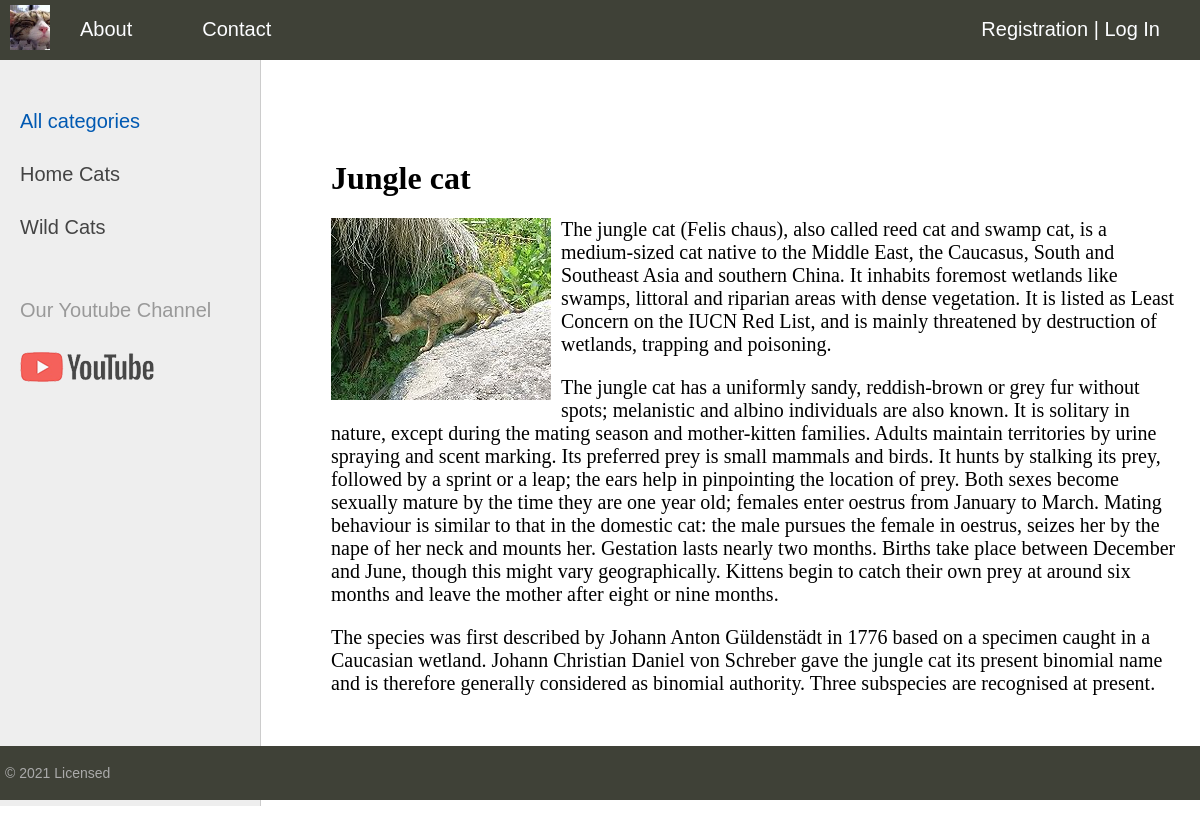
Screenshot of /post/jungle_cat/ with the database file from the repository.
### blog/models.py (models this page shows, shortened)
class Category(models.Model):
    name = models.CharField(max_length=100, db_index=True, verbose_name="Category")
    slug = models.SlugField(max_length=255, unique=True, db_index=True, verbose_name="URL")
    def get_absolute_url(self):
        return reverse('category', kwargs={'cat_slug': self.slug})
    class Meta:
        verbose_name = 'Category'
        verbose_name_plural = 'Categories'
        ordering = ['id']

class Blog(models.Model):
    title = models.CharField(max_length=255)
    slug = models.SlugField(max_length=255, unique=True, db_index=True, verbose_name="URL")
    content = models.TextField(blank=True)
    photo = models.ImageField(upload_to="photos/%Y/%m/%d/")
    time_create = models.DateTimeField(auto_now_add=True)
    time_update = models.DateTimeField(auto_now=True)
    is_published = models.BooleanField(default=True)
    cat = models.ForeignKey('Category', on_delete=models.PROTECT)
    def __str__(self):
        return self.title
    class Meta:
        verbose_name = 'Cats'
        ordering = ['id']

### blog/views.py (the view)
# urls.py: path('post/<slug:post_slug>/', ShowPost.as_view(), name='post'),
class ShowPost(DataMixin, DetailView):
    model = Blog
    template_name = 'blog/post.html'
    slug_url_kwarg = 'post_slug'
    context_object_name = 'post'
    def get_context_data(self, *, object_list=None, **kwargs):
        context = super().get_context_data(**kwargs)
        c_def = self.get_user_context(title=context['post'])
        return dict(list(context.items()) + list(c_def.items()))

### blog/utils.py (called while the page is built)
    def get_user_context(self, **kwargs):
        context = kwargs
        cats = Category.objects.annotate(Count('blog'))
        user_menu = menu.copy()
        if not self.request.user.is_authenticated:
            user_menu.pop(1)
        context['menu'] = user_menu
        context['cats'] = cats
        if 'cat_selected' not in context:
            context['cat_selected'] = 0
        return context

### blog/templates/blog/post.html
{% extends 'blog/base.html' %}
{% block content %}
<h1>{{post.title}}</h1>
{% if post.photo %}
<p><img class="img-article-left" src="{{post.photo.url}}"></p>
{% endif %}
{{post.content|linebreaks}}
{% endblock %}

### blog/templates/blog/base.html (shortened to what this page needs)
{% load static %}
{% load blog_tags %}
<!DOCTYPE html>
<html>
<head>
	<link type="text/css" href="{% static 'blog/css/styles.css' %}" rel="stylesheet" />
</head>
<body>
<table class="table-page" border=0 cellpadding="0" cellspacing="0">
<tr><td valign=top>
{% block mainmenu %}
		<div class="header">
			<ul id="mainmenu" class="mainmenu">
			<li class="logo"><a href="{% url 'home' %}"><div class="logo"></div></a></li>
{% for m in menu %}
			<li><a href="{% url m.url_name %}">{{m.title}}</a></li>
{% endfor %}
				{% if request.user.is_authenticated %}
				<li class="last"> {{user.username}} | <a href="{% url 'logout' %}">Log Out</a></li>
				{% else %}
				<li class="last"><a href="{% url 'register' %}">Registration</a> | <a href="{% url 'login' %}">Log In</a></li>
				{% endif %}
			</ul>
		</div>
{% endblock mainmenu %}
<table class="table-content" border=0 cellpadding="0" cellspacing="0">
<tr>
	<td valign="top" class="left-chapters">
	<ul id="leftchapters">
{% if cat_selected == 0 %}
		<li class="selected">All categories</li>
{% else %}
		<li><a href="{% url 'home' %}">All categories</a></li>
{% endif %}
{% for c in cats %}
{% if c.blog__count > 0 %}
	{% if c.pk == cat_selected %}
		<li class="selected">{{c.name}}</li>
	{% else %}
		<li><a href="{{ c.get_absolute_url }}">{{c.name}}</a></li>
	{% endif %}
{% endif %}
{% endfor %}
		<li class="share">
		<p>Our Youtube Channel</p>
		<a class="share-yt" href="#" target="_blank" rel="nofollow"></a>
		</li>
	</ul>
</td>
<td valign="top" class="content">
	<div class="content-text">
{% block content %}
{% endblock %}
	</div>
</td></tr></table>
</td></tr>
<tr><td valign=top>
	<div id="footer">
		<p>&copy; 2021 Licensed</p>
	</div>
</td></tr></table>
</body>
</html>

### blog/static/blog/css/styles.css (style rules this page uses)
html, body { font-family: 'Arial'; margin: 0; padding: 0; height: 100%; width: 100%; color: #444; }
a { color: #0059b2; text-decoration: none; }
img { max-width: 600px; height: auto; }
img.img-article-left { max-width: 300px; height: auto; float: left; padding: 0 10px 10px 0; }
.table-page { width: 100%; height: 100%; vertical-align: top; }
.table-page tr { height: 100%; }
.header { background: #3F4137; height: 60px; }
.logo { background: url('../images/logo.png') no-repeat 10px 5px; width: 50px; height: 50px; }
ul.mainmenu { list-style: none; margin: 0; padding: 0; height: 60px; color: #fcfdff; font-size: 20px; overflow: hidden; }
ul.mainmenu li { float: left; margin: 18px 40px 0 30px; }
ul.mainmenu li.logo { margin: 0; }
ul.mainmenu li.last { float: right; }
ul.mainmenu li a { color: #fcfdff; text-decoration: none; }
.table-content { width: 100%; min-height: 100%; height: 100%; }
.left-chapters { margin: 0; background: #eee; border-right: 1px solid #ccc; min-height: 100%; }
.left-chapters ul { width: 230px; min-height: 100%; margin: 0; padding: 20px 10px 10px 20px; list-style: none; font-size: 20px; }
.left-chapters ul li { margin: 30px 0 0 0; color: #999; }
.left-chapters ul li.selected { color: #0059b2; }
.left-chapters ul li a { color: #444; text-decoration: none; }
.left-chapters ul li.share { margin: 60px 0 0 0; }
.left-chapters ul li.share p { margin: 30px 0 30px 0; }
.left-chapters ul li.share a { display: inline-block; width: 40px; height: 40px; margin: 0 20px 0 0; }
.left-chapters ul li.share a.share-yt { width: 100%; height: 30px; background: url('../images/share_yt.png') no-repeat 0 0 }
.content { padding: 40px 20px 20px 40px; width: 100%; box-sizing: border-box; }
.content-text { margin: 60px 0 0 30px; color: #000; font-size: 20px; font-family: Yandex Sans Display Light; }
.content-text h1 { font-size: 32px; }
#footer { box-sizing: border-box; background: #3F4137; padding: 5px; color: #aaa; font-size: 14px; font-family: Verdana, Geneva, Arial, Helvetica; text-align: left; overflow: hidden; }

### rows the page displays
Category: name "Home Cats"
Category: name "Wild Cats"
Blog: title "Jungle cat", photo (picture), content "The jungle cat (Felis chaus), also called reed cat and swamp cat, is a medium-sized cat native to the Middle East, the Caucasus, South and Southeast Asia and southern China. It inhabits foremost wetlands like swamps, littoral and riparian areas with dense vegetation. It is listed as Least Concern on the IUCN Red List, and is mainly threatened by destruction of wetlands, trapping and poisoning. The jungle cat has a uniformly sandy, reddish-brown or grey fur without spots; melanistic and albino individuals are also known. It is solitary in nature, except during the mating season and mother-kitten families. Adults maintain territories by urine spraying and scent marking. Its preferred prey is…"

### other values shown
{{ m.title }} "About" "Contact"
